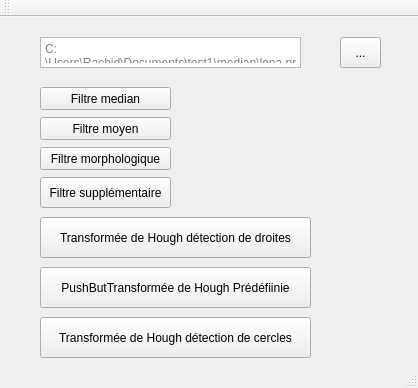
<?xml version="1.0" encoding="UTF-8"?>
<ui version="4.0">
 <class>MainWindow</class>
 <widget class="QMainWindow" name="MainWindow">
  <property name="geometry">
   <rect>
    <x>0</x>
    <y>0</y>
    <width>418</width>
    <height>388</height>
   </rect>
  </property>
  <property name="windowTitle">
   <string>Projet Vision Artificielle</string>
  </property>
  <widget class="QWidget" name="centralWidget">
   <widget class="QToolButton" name="toolButton">
    <property name="geometry">
     <rect>
      <x>340</x>
      <y>20</y>
      <width>41</width>
      <height>31</height>
     </rect>
    </property>
    <property name="text">
     <string>...</string>
    </property>
   </widget>
   <widget class="QTextBrowser" name="textBrowser">
    <property name="geometry">
     <rect>
      <x>40</x>
      <y>20</y>
      <width>261</width>
      <height>31</height>
     </rect>
    </property>
    <property name="placeholderText">
     <string>C:\Users\Rachid\Documents\test1\median\lena.png</string>
    </property>
   </widget>
   <widget class="QPushButton" name="pushButton">
    <property name="geometry">
     <rect>
      <x>40</x>
      <y>70</y>
      <width>131</width>
      <height>23</height>
     </rect>
    </property>
    <property name="text">
     <string>Filtre median</string>
    </property>
   </widget>
   <widget class="QPushButton" name="pushButton_2">
    <property name="geometry">
     <rect>
      <x>40</x>
      <y>100</y>
      <width>131</width>
      <height>23</height>
     </rect>
    </property>
    <property name="text">
     <string>Filtre moyen</string>
    </property>
   </widget>
   <widget class="QPushButton" name="pushButton_3">
    <property name="geometry">
     <rect>
      <x>40</x>
      <y>130</y>
      <width>131</width>
      <height>23</height>
     </rect>
    </property>
    <property name="text">
     <string>Filtre morphologique</string>
    </property>
   </widget>
   <widget class="QPushButton" name="pushButton_4">
    <property name="geometry">
     <rect>
      <x>40</x>
      <y>200</y>
      <width>271</width>
      <height>41</height>
     </rect>
    </property>
    <property name="text">
     <string>Transformée de Hough détection de droites</string>
    </property>
   </widget>
   <widget class="QPushButton" name="pushButton_5">
    <property name="geometry">
     <rect>
      <x>40</x>
      <y>300</y>
      <width>271</width>
      <height>41</height>
     </rect>
    </property>
    <property name="text">
     <string>Transformée de Hough détection de cercles</string>
    </property>
   </widget>
   <widget class="QPushButton" name="pushButton_6">
    <property name="geometry">
     <rect>
      <x>40</x>
      <y>250</y>
      <width>271</width>
      <height>41</height>
     </rect>
    </property>
    <property name="text">
     <string>PushButTransformée de Hough Prédéfiinie</string>
    </property>
   </widget>
   <widget class="QPushButton" name="pushButton_7">
    <property name="geometry">
     <rect>
      <x>40</x>
      <y>160</y>
      <width>131</width>
      <height>31</height>
     </rect>
    </property>
    <property name="text">
     <string>Filtre supplémentaire</string>
    </property>
   </widget>
  </widget>
  <widget class="QMenuBar" name="menuBar">
   <property name="geometry">
    <rect>
     <x>0</x>
     <y>0</y>
     <width>418</width>
     <height>21</height>
    </rect>
   </property>
  </widget>
  <widget class="QToolBar" name="mainToolBar">
   <attribute name="toolBarArea">
    <enum>TopToolBarArea</enum>
   </attribute>
   <attribute name="toolBarBreak">
    <bool>false</bool>
   </attribute>
  </widget>
  <widget class="QStatusBar" name="statusBar"/>
 </widget>
 <layoutdefault spacing="6" margin="11"/>
 <resources/>
 <connections/>
</ui>
